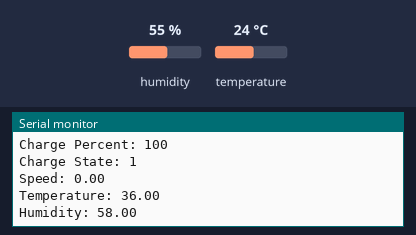
Bench run of a sketch on a simulated ESP8266 (NodeMCU). Shown: the last lines printed to the serial monitor. Inputs (shaded band) come from the test bench; at power-on: humidity 55 %, temperature 24 °C. WiFi joins after 1.5 s; servers stay silent unless stated; random numbers use the default seed unless the sketch sets one; no MQTT or app messages arrive unless stated.

Above: at 2.7 s.
2.8 s: humidity set to 22 %
At 4.2 s:
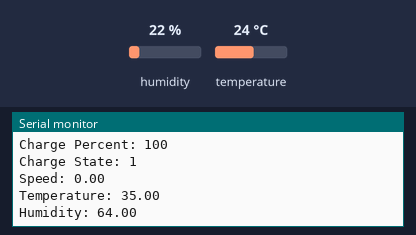
6.6 s: temperature set to 12 °C
At 7.4 s:
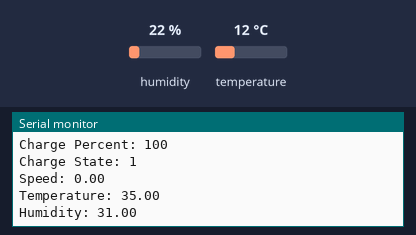
10.4 s: humidity set to 40 %
At 11.4 s:
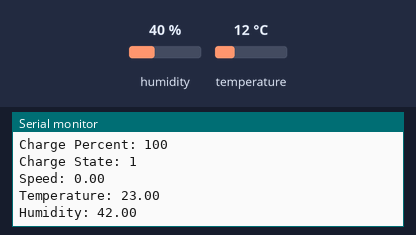
Timing chart, 0 to 13.4 s (numbered marks = the images above; inputs shaded):
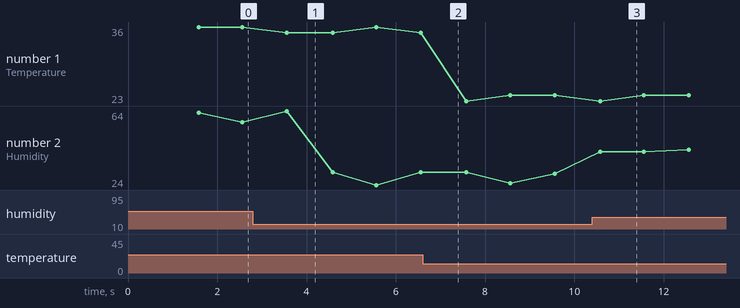

Measured:
- after the input at 10.4 s, the serial monitor: prints a new line after 0.18 s (image 3)
- plotted number 2: 58 → 31 after the input at 2.8 s, 30 → 42 after the input at 10.4 s

The sketch:

sketch_dec15a.ino
```cpp
#include <ESP8266WiFi.h>
#include <PubSubClient.h>
#include <DHT.h>

// Wi-Fi and ThingsBoard Information
const char* SSID = "**";
const char* PASS = "*****";
const char* TOKEN = "ipt7MDbpgbN8v6skRSLz";
const char* TB_SERVER = "eu.thingsboard.cloud";
constexpr uint16_t TB_PORT = 1883;

#define DHTTYPE DHT11
#define DHTPIN D5

// Battery and Speed Variables
#define BATTERY_CAPACITY 5000 // in mAh
int chargePercent = 100; // Start with 100%
bool chargeState = true;     // false: Not charging, true: Charging
float speed = 0;         // Speed in km/h
unsigned long lastUpdateTime = 0;
unsigned long chargingStartTime = 0; // To track charging start time

// DHT Sensor
DHT dht(DHTPIN, DHTTYPE);
WiFiClient wifiClient;
PubSubClient client(wifiClient);

void init_WiFi() {
  Serial.println("Connecting to Wi-Fi...");
  WiFi.begin(SSID, PASS);

  while (WiFi.status() != WL_CONNECTED) {
    Serial.print(".");
    delay(500);
  }

  Serial.println("Connected to Wi-Fi");
  Serial.print("Local IP Address: ");
  Serial.println(WiFi.localIP());
}

void reconnect() {
  while (!client.connected()) {
    Serial.println("Connecting to ThingsBoard...");
    if (client.connect("ESP8266", TOKEN, NULL)) {
      Serial.println("Connected to ThingsBoard server.");
    } else {
      Serial.print("Failed, rc=");
      Serial.print(client.state());
      Serial.println(" retrying in 5 seconds...");
      delay(5000);
    }
  }
}

void sendTelemetry(const char* key, float value) {
  String payload = "{\"";
  payload += key;
  payload += "\":";
  payload += value;
  payload += "}";
  client.publish("v1/devices/me/telemetry", payload.c_str());
}

void sendTelemetryChar(const char* key, const char* value) {
    String payload = "{\"";
    payload += key;
    payload += "\":\""; // Add opening quote for the value
    payload += value;
    payload += "\"}";   // Add closing quote for the value
    client.publish("v1/devices/me/telemetry", payload.c_str());
}

float estimateChargingTime() {
  int remainingCharge = 100 - chargePercent; // Remaining charge in percentage
  float chargeRate = 5; // Charging rate in % per 10 seconds
  return (remainingCharge / chargeRate) * 10; // Time in seconds
}

void setup() {
  Serial.begin(115200);
  dht.begin();
  init_WiFi();
  client.setServer(TB_SERVER, TB_PORT);
}

void loop() {
  if (!client.connected()) {
    reconnect();
  }
  client.loop();

  unsigned long currentTime = millis();
  if (currentTime - lastUpdateTime >= 1000) {
    lastUpdateTime = currentTime;

    if (chargeState == true) { // Charging Mode
      speed = 0; // Speed is zero while charging
      chargingStartTime = chargingStartTime == 0 ? millis() : chargingStartTime;
      chargePercent = min(chargePercent + 5, 100);
    } else { // Driving Mode
      chargingStartTime = 0;
      speed = random(40, 120); // Simulate speed between 40-120 km/h
      chargePercent = max(chargePercent - 1, 0); // Discharge battery
    }

    // Send telemetry data
    sendTelemetry("chargePercent", chargePercent);
    String dataStr = chargeState ? "Charging" : "Not Charging";
    sendTelemetryChar("chargeState", dataStr.c_str());
    sendTelemetry("speed", speed);

    if (chargeState == true) {
      float remainingTime = estimateChargingTime();
      sendTelemetry("chargingTime", remainingTime);
      Serial.print("Estimated Charging Time: ");
      Serial.println(remainingTime);
    }

    Serial.print("Charge Percent: ");
    Serial.println(chargePercent);
    Serial.print("Charge State: ");
    Serial.println(chargeState);
    Serial.print("Speed: ");
    Serial.println(speed);

    // Read and send DHT sensor data
    float temp = dht.readTemperature() + 10 + random(1,3);
    float humid = dht.readHumidity() + random(1,10);

    if (!isnan(temp) && !isnan(humid)) {
      sendTelemetry("temp", temp);
      sendTelemetry("humid", humid);
      Serial.print("Temperature: ");
      Serial.println(temp);
      Serial.print("Humidity: ");
      Serial.println(humid);
    } else {
      Serial.println("Failed to read from DHT sensor!");
    }
  }
}
```
